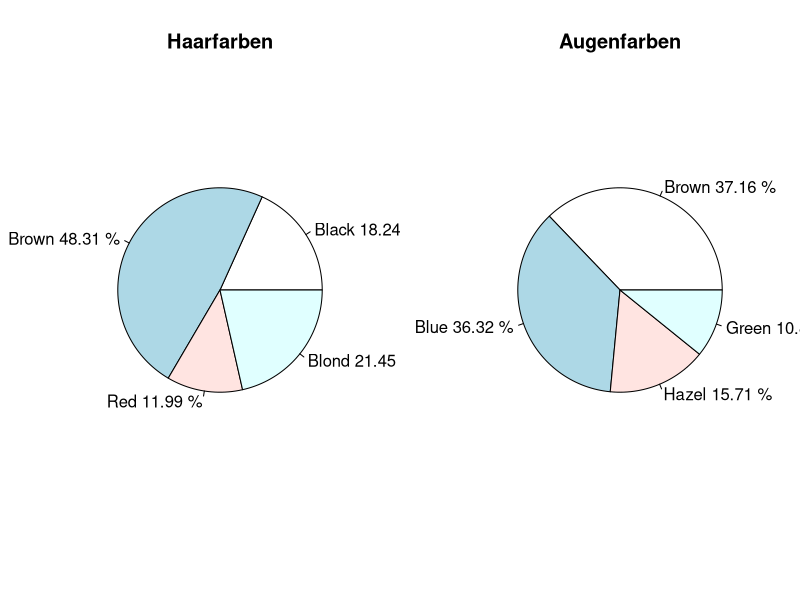
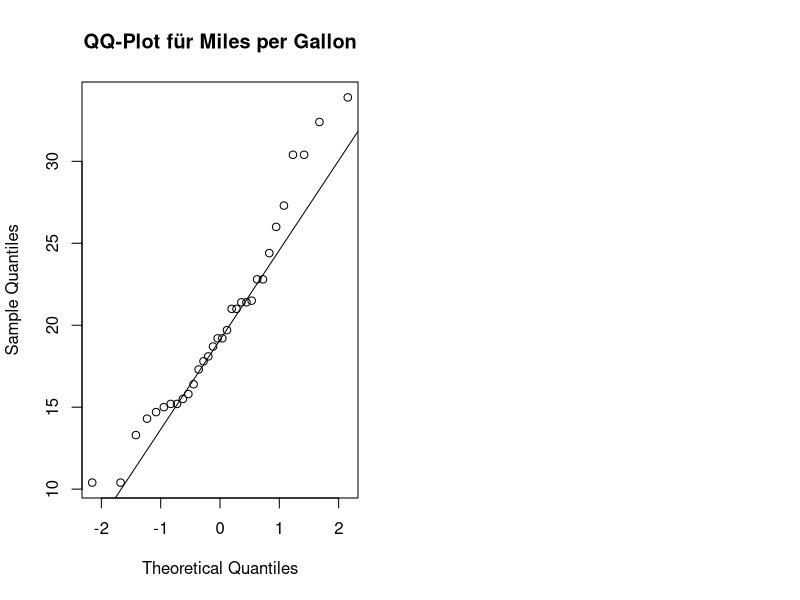

Generate these figures, in order, with R:
# Aufgabe a) 
data("HairEyeColor")
hair <- as.table(apply(HairEyeColor, c(1), sum))
eye <- as.table(apply(HairEyeColor, c(2), sum))

prozent_hair <- round(prop.table(hair) * 100, 2)
prozent_eye <- round(prop.table(eye) * 100, 2)

beschriftung_hair <- paste(names(hair), prozent_hair, "%", sep = " ")
beschriftung_eye <- paste(names(eye), prozent_eye, "%", sep = " ")

par(mfrow = c(1, 2))
pie(hair, labels = beschriftung_hair, main = "Haarfarben")
pie(eye, labels = beschriftung_eye, main = "Augenfarben")



#Aufgabe b) 
data("mtcars")
qqnorm(mtcars$mpg, main = "QQ-Plot für Miles per Gallon")
qqline(mtcars$mpg)



